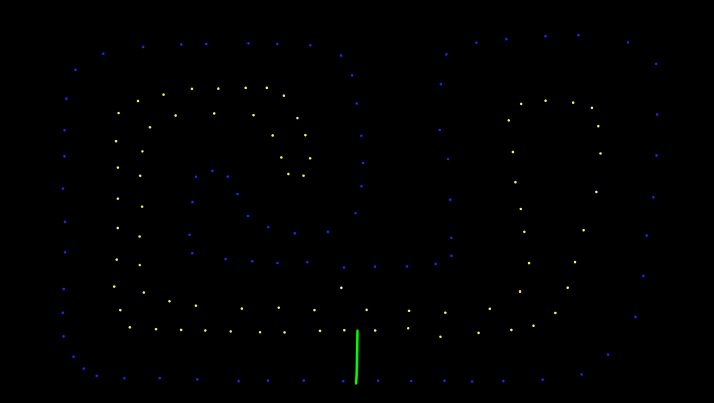
#> input picture TrackAndCones2.png, 1428 x 806 px (shown at 1/2 size)
$ python TrackReader2.py   (Python 2 division)
#> lines starting #> are read from the running program, lines starting #| are printed output that depends on the picture
# Theodore Bedos 28/03/21
# Script to plot image of measured temperature, and trace it using the mouse.
from PIL import Image
import numpy as np
import matplotlib.pyplot as plt


def DistFinder(A, B):

    if A[0] >= B[0]:
        DistX = A[0] - B[0]
    else:
        DistX = B[0] - A[0]

    if A[1] >= B[1]:
        DistY = A[1] - B[1]
    else:
        DistY = B[1] - A[1]

    Dist= (DistX**2 + DistY**2)**0.5
    return Dist


#Create a variable for the image
name = "TrackAndCones2"
img= Image.open(name + '.png')
#> img is the input picture: PIL image 1428x806 RGBA; mean R, G, B, A 0.4, 0.5, 0.5, 255
imgWidth, imgHeight  = img.size
#> imgWidth = 1428; imgHeight = 806
pix = list(img.getdata())
#> pix = 1150968 items
pix = np.array(pix).reshape(imgHeight, imgWidth, 4)
type = img.mode
#> type = 'RGBA'

print(imgWidth)
#| 1428
print(imgHeight)
#| 806


yaxisY = []
xaxisY = []
yaxisB = []
xaxisB = []
yaxisG = []
xaxisG = []
yaxisW = []
xaxisW = []


#Filter all the black pixels on the graph
for i in range(imgHeight):
    for n in range(imgWidth):
        if pix[i][n][0]>180 and pix[i][n][1]>180 and pix[i][n][2]<80:
            yaxisY.append(i)
            xaxisY.append(n)
        elif pix[i][n][0]<60 and pix[i][n][1]<60 and pix[i][n][2]>180:
            yaxisB.append(i)
            xaxisB.append(n)
        elif pix[i][n][0]<50 and pix[i][n][1]>200 and pix[i][n][2]<50:
            yaxisG.append(i)
            xaxisG.append(n)
        elif pix[i][n][0]>200 and pix[i][n][1]>200 and pix[i][n][2]>200:
            yaxisW.append(i)
            xaxisW.append(n)
#> after the loop, yaxisB = 958 values from 68 to 764; yaxisG = 481 values from 659 to 768; yaxisY = 394 values from 174 to 675


# [xaxis, index] = unique(xaxis, 'last');
# yaxis = yaxis(index);

# Define the length of the green line
ymax = max(yaxisG)
#> ymax = 768
y0 = min(yaxisG)
#> y0 = 659
Ylen = ymax- y0
#> Ylen = 109
print("Ylen")
print(Ylen)
#| 109

#Define origine
xaxisW = np.array(xaxisW)
yaxisW = np.array(yaxisW)
print(round(xaxisW[len(xaxisW)/2]))
#| 683
OrigineX = (round(xaxisW[len(xaxisW)/2]) * 5) / 1.0/ Ylen
OrigineY = ((-1 * yaxisW[len(yaxisW)/2] + imgHeight) * 5) / 1.0/Ylen

# Transform tules into arrays
xaxisY = np.array(xaxisY)
yaxisY = np.array(yaxisY)
xaxisB = np.array(xaxisB)
yaxisB = np.array(yaxisB)


yaxisY= ((-1 *yaxisY + imgHeight )*5/1.0/Ylen) - OrigineY
xaxisY=(xaxisY*5/1.0/Ylen) - OrigineX
yaxisB= ((-1 *yaxisB + imgHeight )*5/1.0/Ylen) - OrigineY
xaxisB=(xaxisB*5/1.0/Ylen) - OrigineX

i = 0
while i < len(yaxisY):
    n = 0
    while n < len(yaxisY):
        if i !=n :
            dist = DistFinder([xaxisY[i],yaxisY[i]], [xaxisY[n],yaxisY[n]])
            if dist < 1:
                xaxisY = np.delete(xaxisY, n)
                yaxisY = np.delete(yaxisY, n)
                n =n-1
        n = n+1
        if n>500:
            exit()
    i = i +1
    if i>500:
        exit()

i = 0
while i < len(yaxisB):
    n = 0
    while n < len(yaxisB):
        if i !=n :
            dist = DistFinder([xaxisB[i],yaxisB[i]], [xaxisB[n],yaxisB[n]])
            if dist < 1:
                xaxisB = np.delete(xaxisB, n)
                yaxisB = np.delete(yaxisB, n)
                n = n-1
        n = n+1
        if n>2000:
            print('exit')
            exit()
    i = i +1
    if i>2000:
        print('exit')
        exit()


file = open('Full_SLAM_Input.csv', 'w')
file.truncate()
file.write("tag,x,y\n")
for i in range(len(yaxisY)):
    line = 'yellow,' + str(xaxisY[i]) + ',' + str(yaxisY[i])
    file.write(line)
    file.write('\n')
for i in range(len(yaxisB)):
    line = 'blue,' + str(xaxisB[i]) + ',' + str(yaxisB[i])
    file.write(line)
    file.write('\n')
file.close()


plt.plot(xaxisY, yaxisY, 'yo')
plt.plot(xaxisB, yaxisB, 'bo')
plt.show()
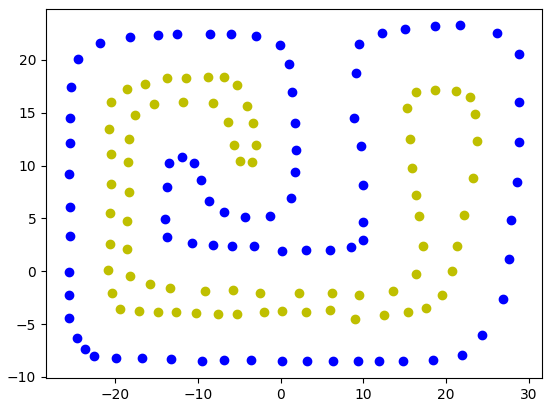
#> figure drawn by matplotlib, 1 panel

$ run again, with TrackAndCones3.png copied over TrackAndCones2.png
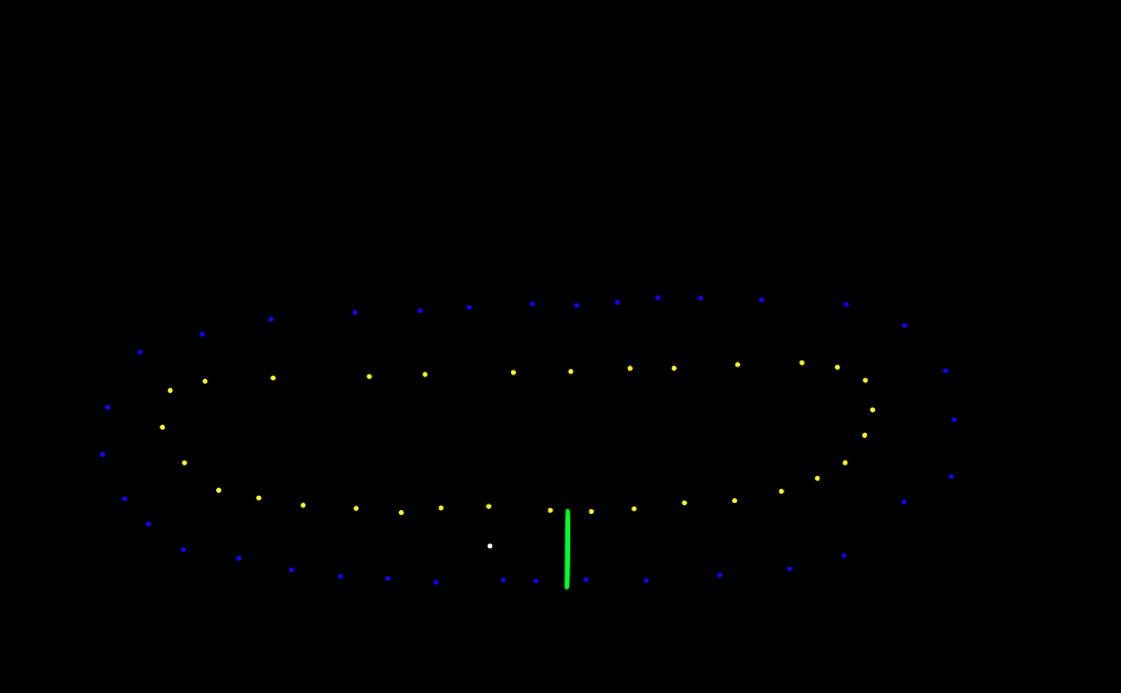
#> input picture TrackAndCones3.png, 1121 x 693 px
#> img is the input picture: PIL image 1121x693 RGBA; mean R, G, B, A 0.2, 0.3, 0.3, 255
#> `pix = list(img.getdata())`: pix = 776853 items
#| 1121
#| 693
#| 78
#| 488
#> `plt.show()`:
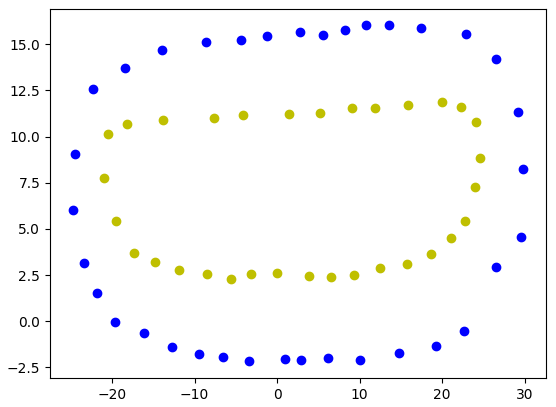
#> figure drawn by matplotlib, 1 panel
